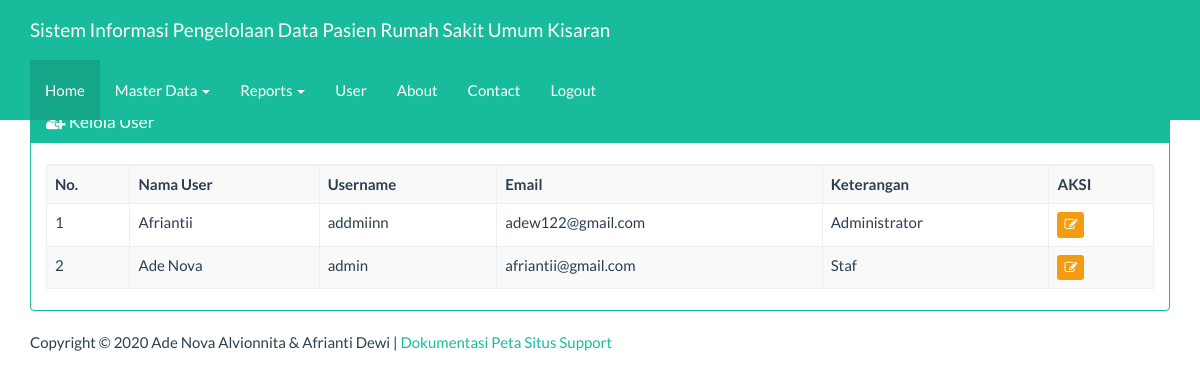
Screenshot of /index_admin.php?page=user&actions=tampil (signed in) with the database file from the repository.
### tables this page shows
CREATE TABLE `tbuser` (
  `username` varchar(25) NOT NULL,
  `password` varchar(50) NOT NULL,
  `email` varchar(25) NOT NULL,
  `nama` varchar(50) NOT NULL,
  `level` int(1) NOT NULL,
  `ket` varchar(50) NOT NULL
);

### views/user_tampil.php (the view, shortened to what this page needs)
<div class="container">
    <div class="row">
        <div class="col-xs-12">
            <div class="panel panel-success">
                <div class="panel-heading">
                    <h3 class="panel-title"><span class="fa fa-user-plus"></span> Kelola User</h3>
                </div>
                <div class="panel-body">
                    <table id="dtskripsi" class="table table-bordered table-striped table-hover">
                        <tbody>
                          <tr>
                              <th>No.</th><th>Nama User</th><th>Username</th><th>Email</th><th>Keterangan</th><th>AKSI</th>
                          </tr>
                            <?php
                            $sql = "SELECT * FROM tbuser";
                            $query = mysqli_query($koneksi, $sql) or die("SQL Anda Salah");
                            $nomor = 0;
                            while ($data = mysqli_fetch_array($query)) {
                                $nomor++;
                                ?>
                                <tr>
                                    <td><?= $nomor ?></td>
									                  <td><?= $data['nama'] ?></td>
									                  <td><?= $data['username'] ?></td>
									                  <td><?= $data['email'] ?></td>
                                    <td><?= $data['ket'] ?> </td>
                                    <td>
                                        <a href="?page=user&actions=edit&uid=<?= $data['username'] ?>" class="btn btn-warning btn-xs">
                                            <span class="fa fa-edit"></span>
                                        </a>
                                    </td>
                                </tr>
                            <?php } ?>
                        </tbody>
                    </table>
                </div>
            </div>
        </div>
    </div>
</div>

### index_admin.php (style rules this page uses)
body { margin-top:70px; }

### rows the page displays
tbuser: nama "Afriantii", username "addmiinn", email "adew122@gmail.com", ket "Administrator"
tbuser: nama "Ade Nova", username "admin", email "afriantii@gmail.com", ket "Staf"
